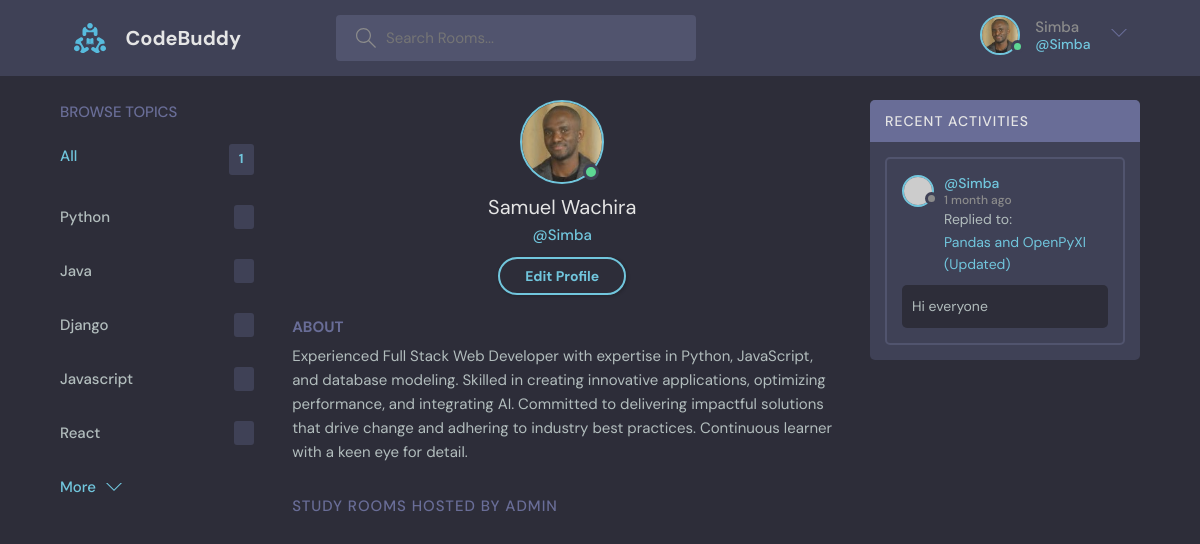
Screenshot of /profile/4/ (signed in) with the database file from the repository.
### base/models.py (models this page shows, shortened)
class Topic(models.Model):
    name = models.CharField(max_length=200)

class Message(models.Model):
    user = models.ForeignKey(User, on_delete=models.CASCADE)
    room = models.ForeignKey(Room, on_delete=models.CASCADE)
    topic = models.ForeignKey(Topic, on_delete=models.CASCADE, null=True)
    body = models.TextField()
    updated = models.DateTimeField(auto_now=True)
    created = models.DateTimeField(auto_now_add=True)
    class Meta:
        ordering = ['-created', '-updated']
    def __str__(self):
        return self.body[0:60]

class Room(models.Model):
    host = models.ForeignKey(User, on_delete=models.SET_NULL, null=True)
    topic = models.ForeignKey(Topic, on_delete=models.SET_NULL, null=True)
    name = models.CharField(max_length=200)
    description = models.TextField(null=True, blank=True)
    participants = models.ManyToManyField(User, related_name='participants', blank=True)
    updated = models.DateTimeField(auto_now=True)
    created = models.DateTimeField(auto_now_add=True)
    class Meta:
        ordering = ['-created', '-updated']
    def __str__(self):
        return self.name

### base/views.py (the view)
# urls.py: path('profile/<str:pk>/', views.userProfile, name = "user-profile"),
@login_required(login_url='login')
def userProfile(request, pk):
    user = User.objects.get(id=pk)
    rooms = user.room_set.all()
    room_messages = user.message_set.all()
    topics = Topic.objects.all()
    rooms_count = rooms.count()
    context = {'user': user, 'rooms': rooms, 'room_messages': room_messages, 'topics': topics, 'rooms_count': rooms_count }
    return render(request, 'base/profile.html', context)

### base/templates/base/profile.html (shortened to what this page needs)
{% extends 'main.html' %} {% block content %} {% load static %}
<body>
  <main class="profile-page layout layout--3">
    <div class="container">
      {% include 'base/topics_component.html' %}
      <div class="roomList">
        <div class="profile">
          <div class="profile__avatar">
            <div class="avatar avatar--large active">
              <img src="{% static 'images/pp1.jpg' %}" />
            </div>
          </div>
          <div class="profile__info">
            <h3>{{ request.user.get_full_name }}</h3>
            <p>@{{user}}</p>
            <a href="edit-user.html" class="btn btn--main btn--pill">Edit Profile</a>
          </div>
          <div class="profile__about">
            <h3>About</h3>
            <p>
              Experienced Full Stack Web Developer with expertise in Python, JavaScript, and database modeling. Skilled in creating innovative applications, optimizing performance, and integrating AI. Committed to delivering impactful solutions that drive change and adhering to industry best practices. Continuous learner with a keen eye for detail.
            </p>
          </div>
        </div>
        <div class="roomList__header">
          <div>
            <h2>Study Rooms Hosted by {{ request.user }} </a>
            </h2>
          </div>
        </div>
      </div>
      {% include 'base/activity_component.html' %}
    </div>
  </main>
</body>
{% endblock %}

### templates/navbar.html (shortened to what this page needs)
{% load static %}
<header class="header header--loggedIn">
  <div class="container">
    <a href="{% url 'home' %}" class="header__logo">
      <img src={% static "images/logo.svg" %} />
      <h1>CodeBuddy</h1>
    </a>
    <div>
      <form class="header__search" method="GET" action="{% url 'home' %}">
        <label>
          <input
            type="search"
            placeholder="Search Rooms..."
            aria-label="Search"
            name="q"
          />
        </label>
      </form>
    </div>
    <nav class="header__menu">
      <div class="header__user">
        {% if request.user.is_authenticated %}
        <a href="{% url 'user-profile' user.id %}">
          <div class="avatar avatar--medium active">
            <img src={% static "images/pp1.jpg" %} />
          </div>
            <p>{{ user.username }} <span> @{{ user }}</span></p>
        </a>
        <button class="dropdown-button">
          <svg
            version="1.1"
            xmlns="http://www.w3.org/2000/svg"
            width="32"
            height="32"
            viewBox="0 0 32 32"
          >
            <title>chevron-down</title>
            <path d="M16 21l-13-13h-3l16 16 16-16h-3l-13 13z"></path>
          </svg>
        </button>
        {% else %}
          <div class="avatar avatar--medium active">
            <img src={% static "images/pp.jpg" %} />
          </div>
          <a href="{% url 'login' %}">Login</span>
        {% endif %}
      </div>
    </nav>
  </div>
</header>

### base/templates/base/topics_component.html
<div class="topics">
  <div class="topics__header">
    <h2>Browse Topics</h2>
  </div>
  <ul class="topics__list">
    <li>
      <a href="/" class="active">All <span>{{rooms.count}}</span></a>
    </li>
    {% for topic in topics %}
    <li>
      <a href="{% url 'home' %}?q={{ topic.name }}">
        {{ topic.name }}
        <span> {{ topic_count }} </span>
      </a>
    </li>
    {% endfor %}
  </ul>
  <a class="btn btn--link" href="topics.html">
    More
    <svg
      version="1.1"
      xmlns="http://www.w3.org/2000/svg"
      width="32"
      height="32"
      viewBox="0 0 32 32"
    >
      <title>chevron-down</title>
      <path d="M16 21l-13-13h-3l16 16 16-16h-3l-13 13z"></path>
    </svg>
  </a>
</div>

### base/templates/base/activity_component.html (shortened to what this page needs)
<div class="activities">
  <div class="activities__header">
    <h2>Recent Activities</h2>
  </div>
  {% for message in room_messages %}
  <div class="activities__box">
    <div class="activities__boxHeader roomListRoom__header">
      <a
        href="{% url 'user-profile' message.user.id %}"
        class="roomListRoom__author"
      >
        <div class="avatar avatar--small">
          <img src="https://randomuser.me/api/portraits/women/11.jpg" />
        </div>
        <p>
          @{{ message.user.username }}
          <span>{{ message.created|timesince }} ago</span>
        </p>
      </a>
    </div>
    <div class="activities__boxContent">
      <p>
        Replied to:
        <a href="{% url 'room' message.room.id %}">{{ message.room }}</a>
      </p>
      <div class="activities__boxRoomContent">{{ message }}</div>
    </div>
  </div>
  {% endfor %}
</div>

### rows the page displays
Topic: name "Python"
Topic: name "Java"
Topic: name "Django"
Topic: name "Javascript"
Topic: name "React"
Message: user.username "Simba", created "1 month", room "Pandas and OpenPyXl (Updated)", body "Hi everyone"

### other values shown
{{ user.username }} "Simba"
{{ user }} "Simba"
{{ rooms.count }} "1"
{{ request.user.get_full_name }} "Samuel Wachira"
{{ request.user }} "ADMIN"
